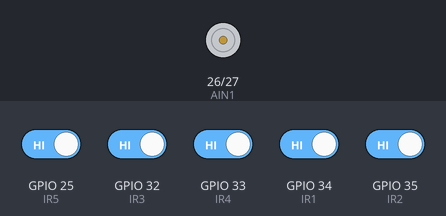
Simulated run of this sketch. Board: ESP32. Parts: motor-driver pin pairs drawn as motors (green arrow = first pin HIGH = forward, orange = second pin HIGH = backward, longer = more drive, scaled by the enable pin). The inputs (shaded band) are chosen by the test bench; at power-on: GPIO 25 (IR5), GPIO 32 (IR3), GPIO 33 (IR4), GPIO 34 (IR1), GPIO 35 (IR2) HIGH.

Above: at 1.2 s.
1.3 s: GPIO 25 (IR5) driven LOW
At 2.3 s:
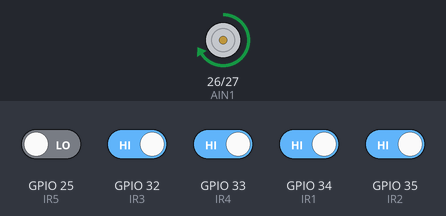
2.8 s: GPIO 32 (IR3) driven LOW
At 3.5 s:
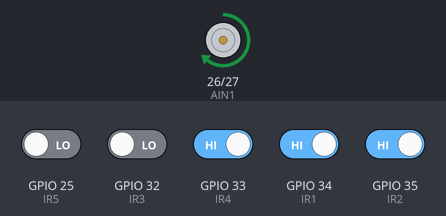
4.3 s: GPIO 32 (IR3) driven HIGH
At 4.6 s:
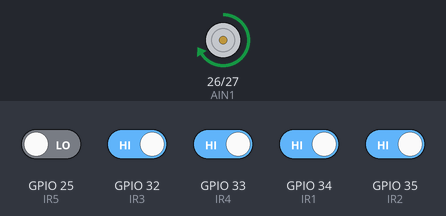
5.8 s: GPIO 34 (IR1) driven LOW
At 6.9 s:
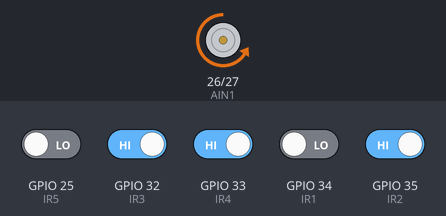
7.3 s: GPIO 35 (IR2) driven LOW
At 8.0 s:
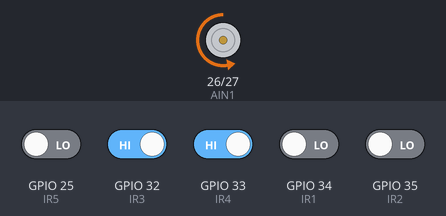
8.8 s: GPIO 35 (IR2) driven HIGH
At 9.3 s:
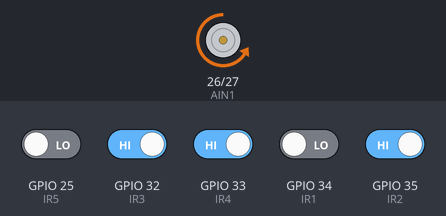
Timing chart, 0 to 11.3 s (numbered marks = the images above; inputs shaded):
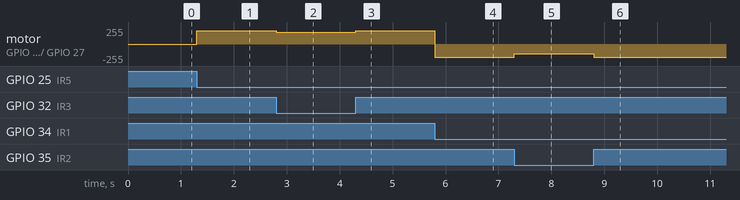

The sketch:

Linetracingcardraft.ino
```cpp
#define AIN1 26
#define AIN2 27
#define PWMA 14

#define IR1 34
#define IR2 35
#define IR3 32
#define IR4 33
#define IR5 25

#define PWM_CHANNEL 0

void setup() {
  pinMode(AIN1, OUTPUT);
  pinMode(AIN2, OUTPUT);

  pinMode(IR1, INPUT);
  pinMode(IR2, INPUT);
  pinMode(IR3, INPUT);
  pinMode(IR4, INPUT);
  pinMode(IR5, INPUT);

  ledcSetup(PWM_CHANNEL, 1000, 8);
  ledcAttachPin(PWMA, PWM_CHANNEL);
}

void loop() {
  int s1 = digitalRead(IR1);
  int s2 = digitalRead(IR2);
  int s3 = digitalRead(IR3);
  int s4 = digitalRead(IR4);
  int s5 = digitalRead(IR5);

  // ===== CASE =====

  // đi thẳng
  if (s3 == 0) {
    forward(180);
  }

  // lệch nhẹ trái
  else if (s2 == 0) {
    turnLeft(150);
  }

  // lệch mạnh trái
  else if (s1 == 0) {
    turnLeft(200);
  }

  // lệch nhẹ phải
  else if (s4 == 0) {
    turnRight(150);
  }

  // lệch mạnh phải
  else if (s5 == 0) {
    turnRight(200);
  }

  // mất line
  else {
    stopMotor();
  }

  delay(5);
}

// ===== Control =====

void forward(int speed) {
  digitalWrite(AIN1, HIGH);
  digitalWrite(AIN2, LOW);
  ledcWrite(PWM_CHANNEL, speed);
}

void turnLeft(int speed) {
  digitalWrite(AIN1, LOW);
  digitalWrite(AIN2, HIGH);
  ledcWrite(PWM_CHANNEL, speed);
}

void turnRight(int speed) {
  digitalWrite(AIN1, HIGH);
  digitalWrite(AIN2, LOW);
  ledcWrite(PWM_CHANNEL, speed);
}

void stopMotor() {
  digitalWrite(AIN1, LOW);
  digitalWrite(AIN2, LOW);
  ledcWrite(PWM_CHANNEL, 0);
}
```

Measured:
- after the input at 1.3 s, motor on GPIO 26 (AIN1) / GPIO 27 (AIN2): stopped → forward 199/255 at once
- after the input at 2.8 s, motor on GPIO 26 (AIN1) / GPIO 27 (AIN2): forward 199/255 → forward 179/255 at once
- after the input at 4.3 s, motor on GPIO 26 (AIN1) / GPIO 27 (AIN2): forward 179/255 → forward 199/255 at once
- after the input at 5.8 s, motor on GPIO 26 (AIN1) / GPIO 27 (AIN2): forward 199/255 → backward 199/255 at once
- after the input at 7.3 s, motor on GPIO 26 (AIN1) / GPIO 27 (AIN2): backward 199/255 → backward 149/255 at once
- after the input at 8.8 s, motor on GPIO 26 (AIN1) / GPIO 27 (AIN2): backward 149/255 → backward 199/255 at once
